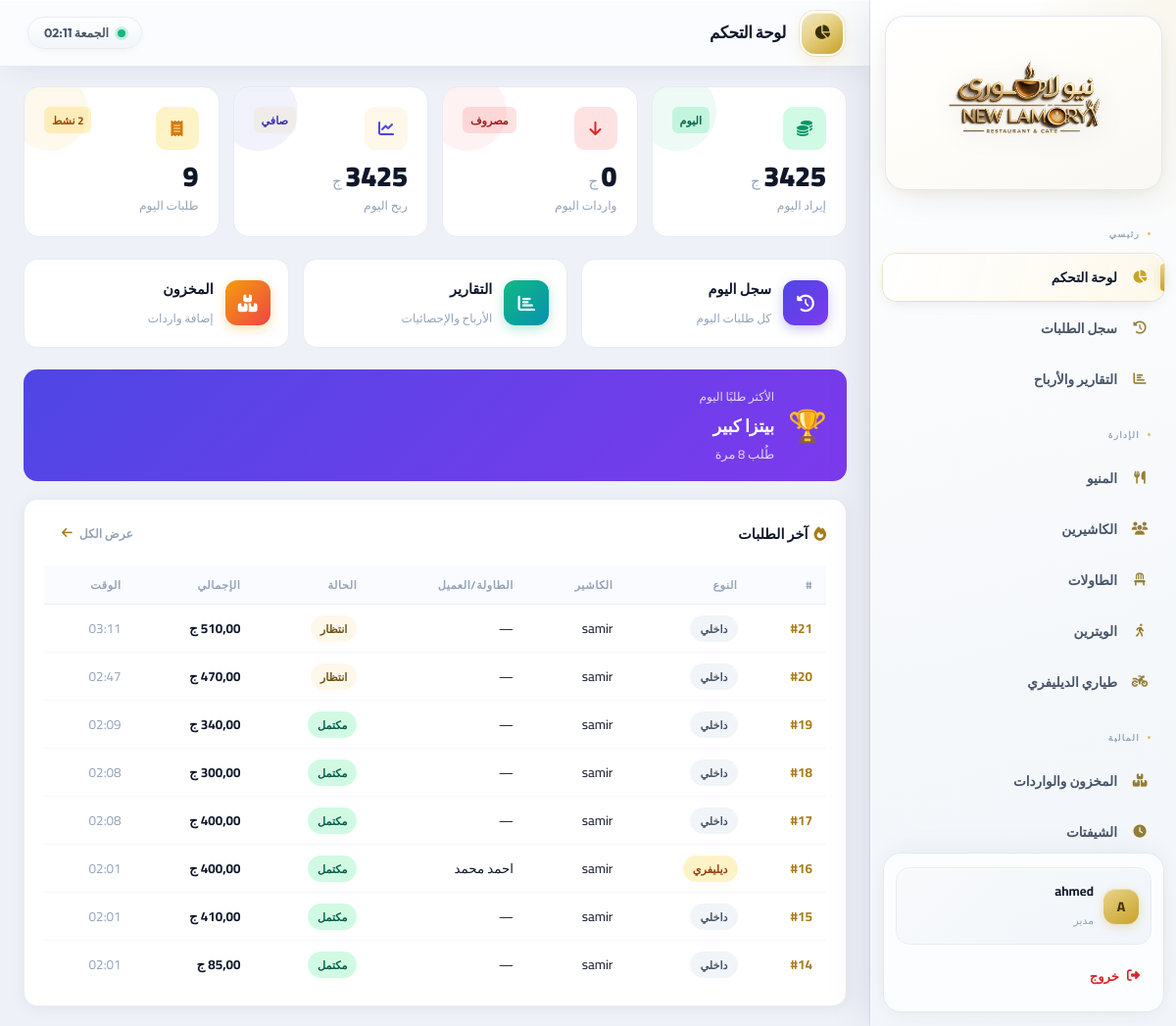
Page /admin-panel/ (signed in) on the committed database.
### pos/models.py (models this page shows, shortened)
class MenuItem(models.Model):
    category     = models.ForeignKey(Category, on_delete=models.CASCADE, related_name='items', verbose_name='التصنيف')
    name         = models.CharField(max_length=200, verbose_name='الاسم')
    price        = models.DecimalField(max_digits=8, decimal_places=2, verbose_name='السعر')
    is_available = models.BooleanField(default=True, verbose_name='متاح')
    order        = models.PositiveIntegerField(default=0, verbose_name='الترتيب')
    description  = models.TextField(blank=True, verbose_name='الوصف')
    class Meta:
        verbose_name='منتج'; verbose_name_plural='المنتجات'; ordering=['order','name']

class Order(models.Model):
    STATUS_CHOICES = [
        ('open','مفتوح'),
        ('printed','قيد الانتظار'),
        ('completed','مكتمل'),
        ('cancelled','ملغي'),
    ]
    TYPE_CHOICES = [('dine_in','داخل المحل'),('delivery','ديليفري')]
    cashier          = models.ForeignKey(User, on_delete=models.SET_NULL, null=True, related_name='orders', verbose_name='الكاشير')
    order_type       = models.CharField(max_length=20, choices=TYPE_CHOICES, default='dine_in', verbose_name='نوع الطلب')
    status           = models.CharField(max_length=20, choices=STATUS_CHOICES, default='open', verbose_name='الحالة')
    notes            = models.TextField(blank=True, verbose_name='ملاحظات')
    table            = models.ForeignKey(Table, on_delete=models.SET_NULL, null=True, blank=True, verbose_name='الطاولة')
    waiter           = models.ForeignKey(Waiter, on_delete=models.SET_NULL, null=True, blank=True, verbose_name='الويتر')
    customer_name    = models.CharField(max_length=150, blank=True, verbose_name='اسم العميل')
    customer_phone   = models.CharField(max_length=30, blank=True, verbose_name='رقم العميل')
    customer_address = models.TextField(blank=True, verbose_name='عنوان العميل')
    driver           = models.ForeignKey(DeliveryDriver, on_delete=models.SET_NULL, null=True, blank=True, verbose_name='الطيار')
    created_at       = models.DateTimeField(auto_now_add=True)
    printed_at       = models.DateTimeField(null=True, blank=True)
    completed_at     = models.DateTimeField(null=True, blank=True)
    cancelled_at     = models.DateTimeField(null=True, blank=True)
    cancel_approved_by = models.ForeignKey(User, on_delete=models.SET_NULL, null=True, blank=True, related_name='approved_cancels')
    class Meta:
        verbose_name='طلب'; verbose_name_plural='الطلبات'; ordering=['-created_at']
    @property
    def total(self):
        return sum(i.subtotal for i in self.items.all())

class OrderItem(models.Model):
    order     = models.ForeignKey(Order, on_delete=models.CASCADE, related_name='items', verbose_name='الطلب')
    menu_item = models.ForeignKey(MenuItem, on_delete=models.CASCADE, verbose_name='المنتج')
    quantity  = models.PositiveIntegerField(default=1, verbose_name='الكمية')
    price     = models.DecimalField(max_digits=8, decimal_places=2, null=True, blank=True, verbose_name='السعر')
    notes     = models.CharField(max_length=200, blank=True, verbose_name='ملاحظات')
    class Meta:
        verbose_name='عنصر طلب'; verbose_name_plural='عناصر الطلب'
    @property
    def subtotal(self): return self.quantity * (self.price or 0)

### pos/admin_views.py (the view)
# urls.py: path('admin-panel/',                     admin_views.dashboard,           name='admin_dashboard'),
@admin_required
def dashboard(request):
    today = date.today()
    orders_today = Order.objects.filter(created_at__date=today).exclude(status='cancelled')
    revenue_today = sum(o.total for o in orders_today.filter(status__in=['printed','completed']))
    expenses_today = InventoryEntry.objects.filter(date=today).aggregate(t=Sum('total_cost'))['t'] or 0
    profit_today = revenue_today - expenses_today
    top_item = (OrderItem.objects
                .filter(order__created_at__date=today, order__status__in=['printed','completed'])
                .values('menu_item__name')
                .annotate(qty=Sum('quantity'))
                .order_by('-qty').first())
    recent_orders = Order.objects.filter(created_at__date=today).select_related('cashier','table','waiter','driver')[:8]
    return render(request, 'pos/admin/dashboard.html', {
        'revenue_today':  revenue_today,
        'expenses_today': expenses_today,
        'profit_today':   profit_today,
        'orders_count':   orders_today.count(),
        'top_item':       top_item,
        'recent_orders':  recent_orders,
        'open_orders':    Order.objects.filter(status__in=['open','printed']).count(),
    })

### pos/admin_views.py (called while the page is built)
def admin_required(view_func):
    decorated = login_required(user_passes_test(lambda u: u.is_staff)(view_func))
    return decorated

### templates/pos/admin/dashboard.html (shortened to what this page needs)
{% extends 'pos/admin/base.html' %}
{% block page_icon %}<i class="fas fa-chart-pie"></i>{% endblock %}
{% block page_title %}لوحة التحكم{% endblock %}
{% block content %}
<div class="kpi4">
  <div class="kpi g">
    <div class="kpi-glow"></div>
    <div class="kpi-top"><div class="kpi-icon"><i class="fas fa-coins"></i></div><span class="kpi-lbl-t">اليوم</span></div>
    <div class="kpi-val">{{ revenue_today|floatformat:0 }}<small> ج</small></div>
    <div class="kpi-sub">إيراد اليوم</div>
  </div>
  <div class="kpi r">
    <div class="kpi-glow"></div>
    <div class="kpi-top"><div class="kpi-icon"><i class="fas fa-arrow-down"></i></div><span class="kpi-lbl-t">مصروف</span></div>
    <div class="kpi-val">{{ expenses_today|floatformat:0 }}<small> ج</small></div>
    <div class="kpi-sub">واردات اليوم</div>
  </div>
  <div class="kpi b">
    <div class="kpi-glow"></div>
    <div class="kpi-top"><div class="kpi-icon"><i class="fas fa-chart-line"></i></div><span class="kpi-lbl-t">صافي</span></div>
    <div class="kpi-val">{{ profit_today|floatformat:0 }}<small> ج</small></div>
    <div class="kpi-sub">ربح اليوم</div>
  </div>
  <div class="kpi o">
    <div class="kpi-glow"></div>
    <div class="kpi-top"><div class="kpi-icon"><i class="fas fa-receipt"></i></div><span class="kpi-lbl-t">{{ open_orders }} نشط</span></div>
    <div class="kpi-val">{{ orders_count }}</div>
    <div class="kpi-sub">طلبات اليوم</div>
  </div>
</div>
<div class="qa">
  <a href="{% url 'admin_history' %}" class="qa-card">
    <div class="qa-ic p"><i class="fas fa-clock-rotate-left"></i></div>
    <div class="qa-txt"><strong>سجل اليوم</strong><span>كل طلبات اليوم</span></div>
  </a>
  <a href="{% url 'admin_reports' %}" class="qa-card">
    <div class="qa-ic g"><i class="fas fa-chart-bar"></i></div>
    <div class="qa-txt"><strong>التقارير</strong><span>الأرباح والإحصائيات</span></div>
  </a>
  <a href="{% url 'admin_inventory' %}" class="qa-card">
    <div class="qa-ic o"><i class="fas fa-boxes-stacked"></i></div>
    <div class="qa-txt"><strong>المخزون</strong><span>إضافة واردات</span></div>
  </a>
</div>
{% if top_item %}
<div style="background:linear-gradient(135deg,#4f46e5,#7c3aed);border-radius:14px;padding:16px 20px;margin-bottom:18px;display:flex;align-items:center;gap:14px;color:#fff">
  <div style="font-size:2rem">🏆</div>
  <div>
    <div style="font-size:.75rem;opacity:.8;margin-bottom:2px">الأكثر طلبًا اليوم</div>
    <div style="font-size:1.1rem;font-weight:800">{{ top_item.menu_item__name }}</div>
    <div style="font-size:.8rem;opacity:.8">طُلب {{ top_item.qty }} مرة</div>
  </div>
</div>
{% endif %}
<div class="card">
  <div class="card-hdr">
    <span><i class="fas fa-fire"></i>آخر الطلبات</span>
    <a href="{% url 'admin_history' %}" class="btn btn-ghost btn-sm">عرض الكل <i class="fas fa-arrow-left"></i></a>
  </div>
  {% if recent_orders %}
  <table class="orders-tbl">
    <thead><tr><th>#</th><th>النوع</th><th>الكاشير</th><th>الطاولة/العميل</th><th>الحالة</th><th>الإجمالي</th><th>الوقت</th></tr></thead>
    <tbody>
      {% for o in recent_orders %}
      <tr onclick="location.href='{% url 'admin_order_detail' o.id %}'">
        <td><strong style="color:var(--pri)">#{{ o.id }}</strong></td>
        <td>{% if o.order_type == 'delivery' %}<span class="badge b-war">ديليفري</span>{% else %}<span class="badge b-grey">داخلي</span>{% endif %}</td>
        <td>{{ o.cashier.username|default:"—" }}</td>
        <td>{% if o.order_type == 'delivery' %}{{ o.customer_name|default:"—" }}{% else %}{{ o.table|default:"—" }}{% endif %}</td>
        <td>
          {% if o.status == 'open' %}<span class="badge b-war">مفتوح</span>
          {% elif o.status == 'printed' %}<span class="badge b-pri">انتظار</span>
          {% elif o.status == 'completed' %}<span class="badge b-suc">مكتمل</span>
          {% else %}<span class="badge b-dan">ملغي</span>{% endif %}
        </td>
        <td><strong>{{ o.total|floatformat:2 }} ج</strong></td>
        <td style="color:var(--muted)">{{ o.created_at|time:"H:i" }}</td>
      </tr>
      {% endfor %}
    </tbody>
  </table>
  {% else %}
  <div style="text-align:center;padding:40px;color:var(--muted)"><i class="fas fa-coffee" style="font-size:2rem;display:block;margin-bottom:10px;opacity:.4"></i><p>مفيش طلبات اليوم</p></div>
  {% endif %}
</div>
{% endblock %}

### templates/pos/admin/base.html (shortened to what this page needs)
{% load static %}
<!DOCTYPE html>
<html lang="ar" dir="rtl">
<head>
<link rel="stylesheet" href="https://cdnjs.cloudflare.com/ajax/libs/font-awesome/6.5.0/css/all.min.css">
</head>
<body>
<aside class="sb">
  <div class="sb-logo">
    <img class="sb-brand-img" src="{% static 'img/logo.png' %}" width="380" height="152" alt="">
  </div>
  <nav class="sb-nav">
    <div class="sb-sec">رئيسي</div>
    <a href="{% url 'admin_dashboard' %}" class="sb-a {% if request.resolver_match.url_name == 'admin_dashboard' %}active{% endif %}">
      <i class="fas fa-chart-pie"></i> لوحة التحكم
    </a>
    <a href="{% url 'admin_history' %}" class="sb-a {% if 'history' in request.resolver_match.url_name %}active{% endif %}">
      <i class="fas fa-clock-rotate-left"></i> سجل الطلبات
    </a>
    <a href="{% url 'admin_reports' %}" class="sb-a {% if 'reports' in request.resolver_match.url_name %}active{% endif %}">
      <i class="fas fa-chart-bar"></i> التقارير والأرباح
    </a>
    <div class="sb-sec">الإدارة</div>
    <a href="{% url 'admin_menu' %}" class="sb-a {% if 'menu' in request.resolver_match.url_name %}active{% endif %}">
      <i class="fas fa-utensils"></i> المنيو
    </a>
    <a href="{% url 'admin_cashiers' %}" class="sb-a {% if 'cashier' in request.resolver_match.url_name %}active{% endif %}">
      <i class="fas fa-users"></i> الكاشيرين
    </a>
    <a href="{% url 'admin_tables' %}" class="sb-a {% if 'table' in request.resolver_match.url_name %}active{% endif %}">
      <i class="fas fa-chair"></i> الطاولات
    </a>
    <a href="{% url 'admin_waiters' %}" class="sb-a {% if 'waiter' in request.resolver_match.url_name %}active{% endif %}">
      <i class="fas fa-person-walking"></i> الويترين
    </a>
    <a href="{% url 'admin_drivers' %}" class="sb-a {% if 'driver' in request.resolver_match.url_name %}active{% endif %}">
      <i class="fas fa-motorcycle"></i> طياري الديليفري
    </a>
    <div class="sb-sec">المالية</div>
    <a href="{% url 'admin_inventory' %}" class="sb-a {% if 'inventory' in request.resolver_match.url_name %}active{% endif %}">
      <i class="fas fa-boxes-stacked"></i> المخزون والواردات
    </a>
    <a href="{% url 'admin_shifts' %}" class="sb-a {% if 'shift' in request.resolver_match.url_name %}active{% endif %}">
      <i class="fas fa-clock"></i> الشيفتات
    </a>
  </nav>
  <div class="sb-foot">
    <div class="sb-user">
      <div class="sb-av">{{ request.user.username|first|upper }}</div>
      <div class="sb-ui">
        <strong>{{ request.user.get_full_name|default:request.user.username }}</strong>
        <span>مدير</span>
      </div>
    </div>
    <a href="{% url 'logout' %}" class="sb-out"><i class="fas fa-sign-out-alt"></i> خروج</a>
  </div>
</aside>
<main class="main">
  <header class="topbar">
    <div class="topbar-l">
      <div class="pg-icon">{% block page_icon %}<i class="fas fa-home"></i>{% endblock %}</div>
      <span class="pg-title">{% block page_title %}{% endblock %}</span>
    </div>
    <div class="clock-c"><span class="clk-dot"></span><span id="clk">--:--</span></div>
  </header>
  <div class="content">
    {% block content %}{% endblock %}
  </div>
</main>
</body>
</html>

### templates/pos/admin/dashboard.html (style rules this page uses)
.kpi4 { display:grid;grid-template-columns:repeat(4,1fr);gap:14px;margin-bottom:22px }
.kpi { background:#fff;border-radius:16px;padding:20px;border:1px solid var(--border);position:relative;overflow:hidden;transition:transform .2s,box-shadow .2s }
.kpi-glow { position:absolute;top:-15px;left:-15px;width:80px;height:80px;border-radius:50%;opacity:.07 }
.kpi.g .kpi-glow { background:#10b981 }
.kpi.b .kpi-glow { background:#4f46e5 }
.kpi.o .kpi-glow { background:#f59e0b }
.kpi.r .kpi-glow { background:#ef4444 }
.kpi-top { display:flex;justify-content:space-between;align-items:flex-start;margin-bottom:12px }
.kpi-icon { width:44px;height:44px;border-radius:11px;display:flex;align-items:center;justify-content:center;font-size:1rem }
.kpi.g .kpi-icon { background:var(--suc-l);color:#059669 }
.kpi.b .kpi-icon { background:var(--pri-l);color:#4f46e5 }
.kpi.o .kpi-icon { background:var(--war-l);color:#d97706 }
.kpi.r .kpi-icon { background:var(--dan-l);color:#dc2626 }
.kpi-lbl-t { font-size:.7rem;font-weight:700;padding:3px 8px;border-radius:6px }
.kpi.g .kpi-lbl-t { background:var(--suc-l);color:#065f46 }
.kpi.b .kpi-lbl-t { background:var(--pri-l);color:#3730a3 }
.kpi.o .kpi-lbl-t { background:var(--war-l);color:#92400e }
.kpi.r .kpi-lbl-t { background:var(--dan-l);color:#991b1b }
.kpi-val { font-size:1.8rem;font-weight:900;color:var(--text);line-height:1 }
.kpi-val small { font-size:.95rem;font-weight:500;color:var(--muted) }
.kpi-sub { font-size:.77rem;color:var(--muted);margin-top:4px }
.qa { display:grid;grid-template-columns:1fr 1fr 1fr;gap:14px;margin-bottom:22px }
.qa-card { background:#fff;border:1.5px solid var(--border);border-radius:14px;padding:16px 18px;text-decoration:none;color:var(--text);display:flex;align-items:center;gap:12px;transition:all .2s }
.qa-ic { width:46px;height:46px;border-radius:12px;display:flex;align-items:center;justify-content:center;font-size:1.1rem;flex-shrink:0;transition:transform .2s }
.qa-ic.p { background:linear-gradient(135deg,#4f46e5,#7c3aed);color:#fff;box-shadow:0 4px 12px rgba(79,70,229,.3) }
.qa-ic.g { background:linear-gradient(135deg,#10b981,#0891b2);color:#fff;box-shadow:0 4px 12px rgba(16,185,129,.3) }
.qa-ic.o { background:linear-gradient(135deg,#f59e0b,#ef4444);color:#fff;box-shadow:0 4px 12px rgba(245,158,11,.3) }
.qa-txt strong { display:block;font-size:.9rem;font-weight:800 }
.qa-txt span { font-size:.75rem;color:var(--muted) }
.orders-tbl { width:100%;border-collapse:collapse }
.orders-tbl th { text-align:right;padding:9px 14px;font-size:.7rem;color:var(--muted);font-weight:700;letter-spacing:.05em;text-transform:uppercase;border-bottom:1.5px solid var(--border);background:#fafbff }
.orders-tbl td { padding:11px 14px;border-bottom:1px solid #f4f6fb;font-size:.84rem;vertical-align:middle }
.orders-tbl tr:last-child td { border-bottom:none }
.orders-tbl tbody tr { cursor:pointer;transition:background .15s }

### rows in the picture
MenuItem: menu_item__name "بيتزا كبير"
Order: id "21", order_type "داخلي", cashier.username "samir", table "—", status "انتظار", total "510,00", created_at "03:11"
Order: id "20", order_type "داخلي", cashier.username "samir", table "—", status "انتظار", total "470,00", created_at "02:47"
Order: id "19", order_type "داخلي", cashier.username "samir", table "—", status "مكتمل", total "340,00", created_at "02:09"
Order: id "18", order_type "داخلي", cashier.username "samir", table "—", status "مكتمل", total "300,00", created_at "02:08"
Order: id "17", order_type "داخلي", cashier.username "samir", table "—", status "مكتمل", total "400,00", created_at "02:08"
Order: id "16", order_type "ديليفري", cashier.username "samir", customer_name "احمد محمد", status "مكتمل", total "400,00", created_at "02:01"
Order: id "15", order_type "داخلي", cashier.username "samir", table "—", status "مكتمل", total "410,00", created_at "02:01"
Order: id "14", order_type "داخلي", cashier.username "samir", table "—", status "مكتمل", total "85,00", created_at "02:01"

### other values in the picture
{{ request.user.username|first|upper }} "A"
{{ request.user.get_full_name|default:request.user.username }} "ahmed"
{{ revenue_today|floatformat:0 }} "3425"
{{ expenses_today|floatformat:0 }} "0"
{{ profit_today|floatformat:0 }} "3425"
{{ orders_count }} "9"
{{ top_item.qty }} "8"
